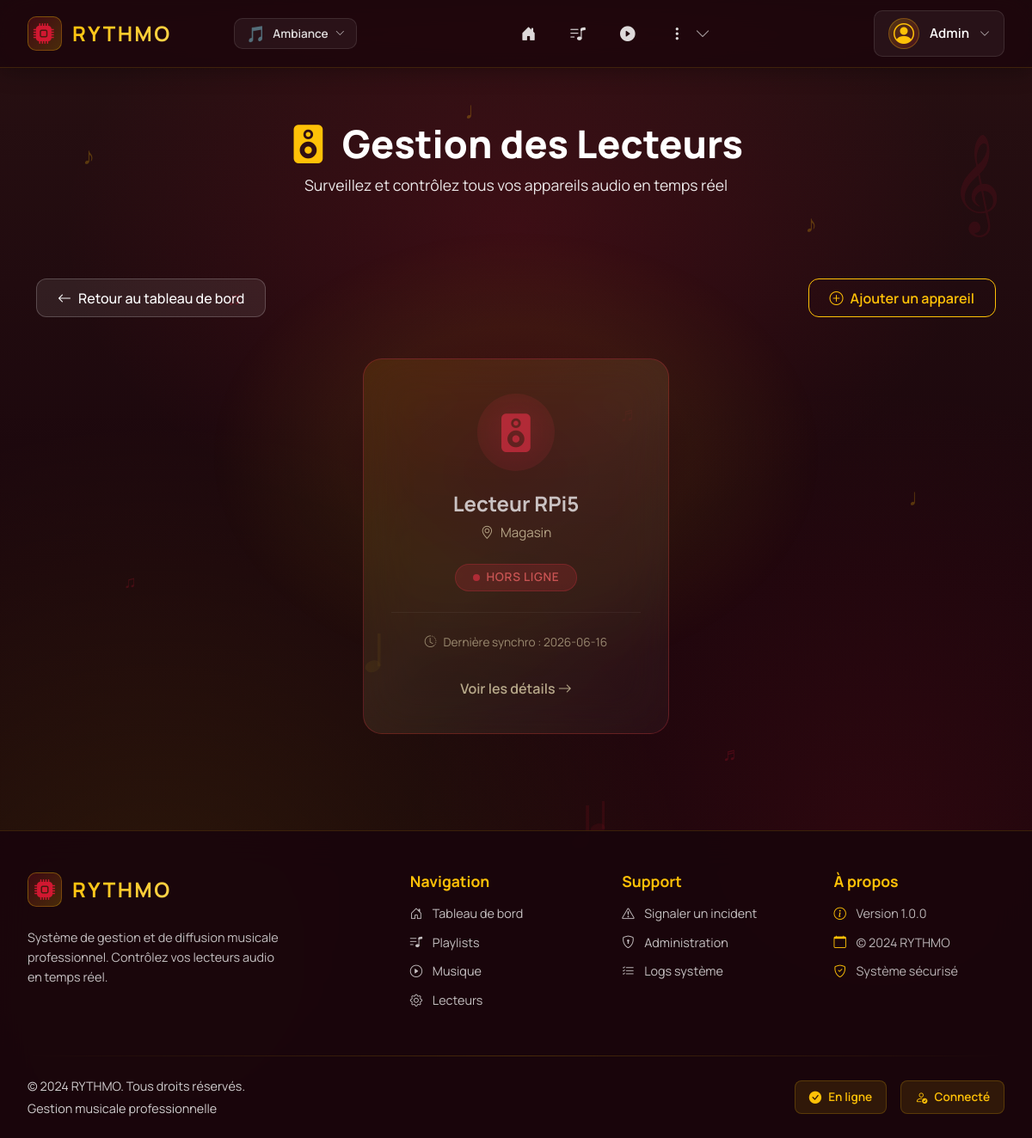
Page /lecteurs (signed in) on the committed database.
### tables this page shows
CREATE TABLE utilisateur(
   id_utilisateur INTEGER PRIMARY KEY,
   nom_utilisateur VARCHAR(50) UNIQUE NOT NULL,
   motdepasse VARCHAR(50) NOT NULL,
   prenom VARCHAR(50) NOT NULL,
   nom VARCHAR(50) NOT NULL,
   email VARCHAR(100) UNIQUE NOT NULL,
   nom_role VARCHAR(50) NOT NULL,
   FOREIGN KEY(nom_role) REFERENCES role(nom_role)
);

CREATE TABLE lecteur(
   id_lecteur INTEGER PRIMARY KEY,
   nom_lecteur VARCHAR(50) UNIQUE NOT NULL,
   adresseIP VARCHAR(50) UNIQUE NOT NULL,
   etat_lecteur VARCHAR(50) NOT NULL,
   emplacement VARCHAR(50) NOT NULL,
   derniere_synchro DATE NOT NULL,
   adresse_lecteur VARCHAR(50) NOT NULL,
   alerte INTEGER NOT NULL,
   id_organisation INTEGER NOT NULL,
   FOREIGN KEY(id_organisation) REFERENCES organisation(id_organisation)
);

### app/controllers/IndexController.py (the view)
@app.route("/lecteurs", methods=['GET'])
@reqlogged
def page_lecteurs():  # <--- J'ai renommé en 'page_lecteurs' (pas d'ID ici !)
    dao = LecteurDAO()
    liste_lecteurs = dao.find_all()
    metadata = {"title": "Gestion des Lecteurs", "pagename": "lecteurs"}
    return render_template("lecteurs.html", metadata=metadata, lecteurs=liste_lecteurs)

### app/__init__.py (called while the page is built, shortened)
@app.before_request
def check_session_timeout():
    if 'user_id' in session:
        last_active = session.get('last_active')
        now = datetime.now()
        session['last_active'] = now.isoformat()

@app.before_request
def load_user():
    user_id = session.get("user_id")
    if user_id:
        user = UserSqliteDAO().findById(user_id)
        g.current_user = user
    else:
        g.current_user = None

@app.context_processor
def inject_globals():
    theme = session.get("theme", "default")
    if theme == "chill":
        theme = "romantique"
    return {
        "current_user": g.get("current_user", None),
        "theme": theme
    }

### app/controllers/LoginController.py (called while the page is built)
def reqlogged(f):
    @wraps(f)
    def decorated_function(*args, **kwargs):
        if not session.get("logged"):
            return redirect(url_for("login"))
        return f(*args, **kwargs)
    return decorated_function

### app/models/Lecteur.py (called while the page is built)
    def est_en_ligne(self):
        if not self.derniere_synchro:
            return False
        fmt = '%Y-%m-%d %H:%M:%S'
        try:
            date_str = str(self.derniere_synchro)[:19]
            derniere_date = datetime.strptime(date_str, fmt)
            maintenant = datetime.now()
            difference = (maintenant - derniere_date).total_seconds()
            print(f"Check Lecteur {self.id_lecteur} - Ecart: {difference}s")
            return abs(difference) < 15
        except Exception as e:
            return False

### app/models/UserDAO.py (called while the page is built)
    def _getDbConnection(self):
        conn = sqlite3.connect(self.databasename)
        conn.row_factory = sqlite3.Row
        return conn

    def findById(self, user_id):
        conn = self._getDbConnection()
        row = conn.execute("""
            SELECT * FROM utilisateur
            WHERE id_utilisateur = ?
        """, (user_id,)).fetchone()
        conn.close()
        return User(row) if row else None

### app/templates/lecteurs.html (shortened to what this page needs)
{% extends 'layout.html' %}
{% block content %}
<div class="lecteurs-hero">
  <div class="container">
    <h1><i class="bi bi-speaker-fill"></i> Gestion des Lecteurs</h1>
    <p>Surveillez et contrôlez tous vos appareils audio en temps réel</p>
  </div>
</div>
<div class="container mt-5 pb-5">
  <div class="lecteurs-actions mb-5">
    <a href="{{ url_for('index') }}" class="btn btn-rythmo-outline">
      <i class="bi bi-arrow-left"></i> Retour au tableau de bord
    </a>
    <a href="{{ url_for('ajouter_lecteur') }}" class="btn btn-rythmo-primary">
      <i class="bi bi-plus-circle"></i> Ajouter un appareil
    </a>
  </div>
  <div class="row g-4 justify-content-center">
    {% for lecteur in lecteurs %}
    <div class="col-md-6 col-lg-4">
      <a href="{{ url_for('voir_lecteur', id_lecteur=lecteur.id_lecteur) }}" class="lecteur-card-link">
        <div class="lecteur-card {% if lecteur.est_en_ligne() %}lecteur-online{% else %}lecteur-offline{% endif %}">
          <div class="lecteur-icon-wrapper">
            {% if lecteur.est_en_ligne() %}
              <div class="lecteur-icon lecteur-icon-online">
                <i class="bi bi-speaker-fill"></i>
                <div class="pulse-dot"></div>
              </div>
            {% else %}
              <div class="lecteur-icon lecteur-icon-offline">
                <i class="bi bi-speaker-fill"></i>
              </div>
            {% endif %}
          </div>
          <h3 class="lecteur-name">{{ lecteur.nom_lecteur }}</h3>
          <p class="lecteur-location">
            <i class="bi bi-geo-alt"></i> {{ lecteur.adresse_lecteur }}
          </p>
          <div class="lecteur-status-badge">
            {% if lecteur.est_en_ligne() %}
              <span class="badge badge-online">
                <span class="status-dot"></span> EN LIGNE
              </span>
            {% else %}
              <span class="badge badge-offline">
                <span class="status-dot"></span> HORS LIGNE
              </span>
            {% endif %}
          </div>
          <div class="lecteur-sync">
            <i class="bi bi-clock-history"></i>
            <span>Dernière synchro : {{ lecteur.derniere_synchro }}</span>
          </div>
          <div class="lecteur-cta">
            <span>Voir les détails <i class="bi bi-arrow-right"></i></span>
          </div>
        </div>
      </a>
    </div>
    {% endfor %}
  </div>
</div>
{% endblock %}

### app/templates/includes/nav.html (shortened to what this page needs)
{% if current_user %}
<nav class="navbar-modern fixed-top navbar-expand-lg">
  <div class="navbar-container">
    <div class="navbar-brand-section">
      <a class="navbar-brand-modern" href="{{ url_for('index') }}">
        <div class="brand-icon-wrapper">
          <i class="bi bi-cpu-fill"></i>
        </div>
        <span class="brand-text">RYTHMO</span>
      </a>
      <div class="music-visualizer" id="music-bar">
      </div>
      <div class="theme-switcher d-none d-md-block">
        <button class="theme-switcher-trigger" type="button" data-bs-toggle="dropdown" aria-expanded="false" title="Changer de thème">
          <span class="theme-switcher-icon">
            {% if theme == 'joyeux' %}☀️
            {% elif theme == 'triste' %}🌧️
            {% elif theme == 'nature' %}🌿
            {% elif theme == 'romantique' %}💕
            {% else %}🎵{% endif %}
          </span>
          <span class="theme-switcher-label d-none d-lg-inline">Ambiance</span>
          <i class="bi bi-chevron-down theme-switcher-arrow"></i>
        </button>
      </div>
    </div>
    <div class="navbar-nav-section">
      <div class="collapse navbar-collapse-modern" id="navbarNav">
        <ul class="navbar-nav-modern">
          <li class="nav-item-modern">
            <a class="nav-link-modern nav-link-icon-only" href="{{ url_for('index') }}">
              <i class="bi bi-house-door-fill"></i>
            </a>
          </li>
          <li class="nav-item-modern">
            <a class="nav-link-modern nav-link-icon-only" href="{{ url_for('playlist.playlists') }}">
              <i class="bi bi-music-note-list"></i>
            </a>
          </li>
          <li class="nav-item-modern">
            <a class="nav-link-modern nav-link-icon-only" href="{{ url_for('musique.musique') }}">
              <i class="bi bi-play-circle-fill"></i>
            </a>
          </li>
          {% if current_user.role in ["admin", "superviseur"] or current_user.role == "admin" %}
          <li class="nav-item-modern nav-item-dropdown">
            <button class="nav-link-modern nav-link-icon-only nav-more-btn" type="button" data-bs-toggle="dropdown" aria-expanded="false">
              <i class="bi bi-three-dots-vertical"></i>
              <i class="bi bi-chevron-down nav-dropdown-arrow"></i>
            </button>
          </li>
          {% endif %}
        </ul>
      </div>
    </div>
    <div class="navbar-user-section">
      <div class="user-dropdown">
        <button class="user-menu-trigger" type="button" data-bs-toggle="dropdown" aria-expanded="false">
          <div class="user-avatar-nav">
            <i class="bi bi-person-circle"></i>
          </div>
          <span class="username-text d-none d-lg-inline">{{ current_user.username }}</span>
          <i class="bi bi-chevron-down dropdown-arrow"></i>
        </button>
      </div>
    </div>
  </div>
</nav>
{% endif %}

### app/templates/layout.html (style rules this page uses)
* { font-family: 'Manrope', sans-serif !important; }
:root, body.default { --rythmo-bg: #1a060c; --rythmo-gradient-start: #281012; --rythmo-gradient-end: #1a060c; --rythmo-accent: #ffc107; --rythmo-accent-light: #ffd54f; --rythmo-accent-rgb: 255, 193, 7; --rythmo-secondary: #d11831; --rythmo-secondary-rgb: 209, 24, 49; --rythmo-text-light: #fff4c7; }
body { background: var(--rythmo-bg); background-image: radial-gradient(circle at 20% 50%, rgba(var(--rythmo-accent-rgb), 0.08) 0%, transparent 50%), radial-gradient(circle at 80% 80%, rgba(var(--rythmo-secondary-rgb), 0.08) 0%, transparent 50%); min-height: 100vh; color: white; padding-top: 76px; transition: background 0.6s ease, background-image 0.6s ease; }

### app/templates/includes/theme-default-styles.html (style rules this page uses)
body.default { --rythmo-bg: #1a060c; --rythmo-accent-rgb: 255, 193, 7; --rythmo-secondary-rgb: 209, 24, 49; }
body.default { background-color: #1a060c; background-image: radial-gradient(ellipse 80% 50% at 50% 20%, rgba(209, 24, 49, 0.15) 0%, transparent 55%), radial-gradient(circle at 15% 85%, rgba(255, 193, 7, 0.1) 0%, transparent 42%), radial-gradient(circle at 85% 75%, rgba(209, 24, 49, 0.12) 0%, transparent 38%), linear-gradient(180deg, #281012 0%, #1a060c 50%, #120408 100%); }

### app/templates/lecteurs.html (style rules this page uses)
.lecteurs-hero { margin-top: 2rem; text-align: center; padding: 2rem 0; }
.lecteurs-hero h1 { font-size: 2.8rem; font-weight: 800; margin-bottom: 0.5rem; color: white; }
.lecteurs-hero h1 i { color: #ffc107; margin-right: 0.5rem; }
.lecteurs-hero p { opacity: 0.9; font-size: 1.1rem; }
.lecteurs-actions { display: flex; justify-content: space-between; align-items: center; flex-wrap: wrap; gap: 1rem; }
.btn-rythmo-primary { background: transparent; border: 1.5px solid #ffc107; color: #ffc107; font-weight: 600; padding: 0.6rem 1.5rem; border-radius: 12px; transition: all 0.3s ease; text-decoration: none; display: inline-flex; align-items: center; gap: 0.5rem; }
.btn-rythmo-outline { background: rgba(255, 255, 255, 0.08); border: 1.5px solid rgba(255, 255, 255, 0.2); color: white; font-weight: 500; padding: 0.6rem 1.5rem; border-radius: 12px; transition: all 0.3s ease; text-decoration: none; display: inline-flex; align-items: center; gap: 0.5rem; }
.lecteur-card-link { text-decoration: none; color: inherit; display: block; height: 100%; }
.lecteur-card { background: linear-gradient( 135deg, rgba(255, 193, 7, 0.15), rgba(255, 230, 150, 0.12), rgba(255, 255, 255, 0.05) ); backdrop-filter: blur(28px); border-radius: 22px; border: 1.5px solid rgba(255, 193, 7, 0.3); padding: 2.5rem 2rem; text-align: center; color: #fff4c7; transition: all 0.35s ease; height: 100%; display: flex; flex-direction: column; position: relative; overflow: hidden; }
.lecteur-card::before { content: ''; position: absolute; top: 0; left: 0; right: 0; height: 4px; background: linear-gradient(90deg, #ffc107, #d11831); transform: scaleX(0); transition: transform 0.3s ease; }
.lecteur-card.lecteur-offline { border-color: rgba(220, 53, 69, 0.4); opacity: 0.75; }
.lecteur-icon-wrapper { margin-bottom: 1.5rem; position: relative; }
.lecteur-icon { width: 90px; height: 90px; border-radius: 50%; margin: 0 auto; display: flex; align-items: center; justify-content: center; font-size: 2.8rem; position: relative; }
.lecteur-icon-offline { background: radial-gradient(circle, rgba(220, 53, 69, 0.3), rgba(220, 53, 69, 0.1)); color: #dc3545; }
.lecteur-name { font-size: 1.5rem; font-weight: 700; margin-bottom: 0.5rem; color: white; }
.lecteur-location { opacity: 0.85; margin-bottom: 1.5rem; font-size: 0.95rem; display: flex; align-items: center; justify-content: center; gap: 0.5rem; }
.lecteur-status-badge { margin-bottom: 1.5rem; }
.badge { padding: 0.5rem 1.2rem; border-radius: 20px; font-weight: 600; font-size: 0.85rem; display: inline-flex; align-items: center; gap: 0.5rem; letter-spacing: 0.05em; }
.badge-offline { background: rgba(220, 53, 69, 0.25); color: #ff6b6b; border: 1px solid rgba(220, 53, 69, 0.4); }
.status-dot { width: 8px; height: 8px; border-radius: 50%; display: inline-block; }
.badge-offline .status-dot { background: #dc3545; }
.lecteur-sync { margin-top: auto; padding-top: 1.5rem; border-top: 1px solid rgba(255, 255, 255, 0.1); font-size: 0.85rem; opacity: 0.7; display: flex; align-items: center; justify-content: center; gap: 0.5rem; }
.lecteur-cta { margin-top: 1rem; padding-top: 1rem; font-weight: 600; opacity: 0.9; transition: all 0.3s ease; }
.lecteur-cta i { transition: transform 0.3s ease; }

### rows in the picture
utilisateur: username "Admin"
lecteur: nom_lecteur "Lecteur RPi5", adresse_lecteur "Magasin", derniere_synchro "2026-06-16"
